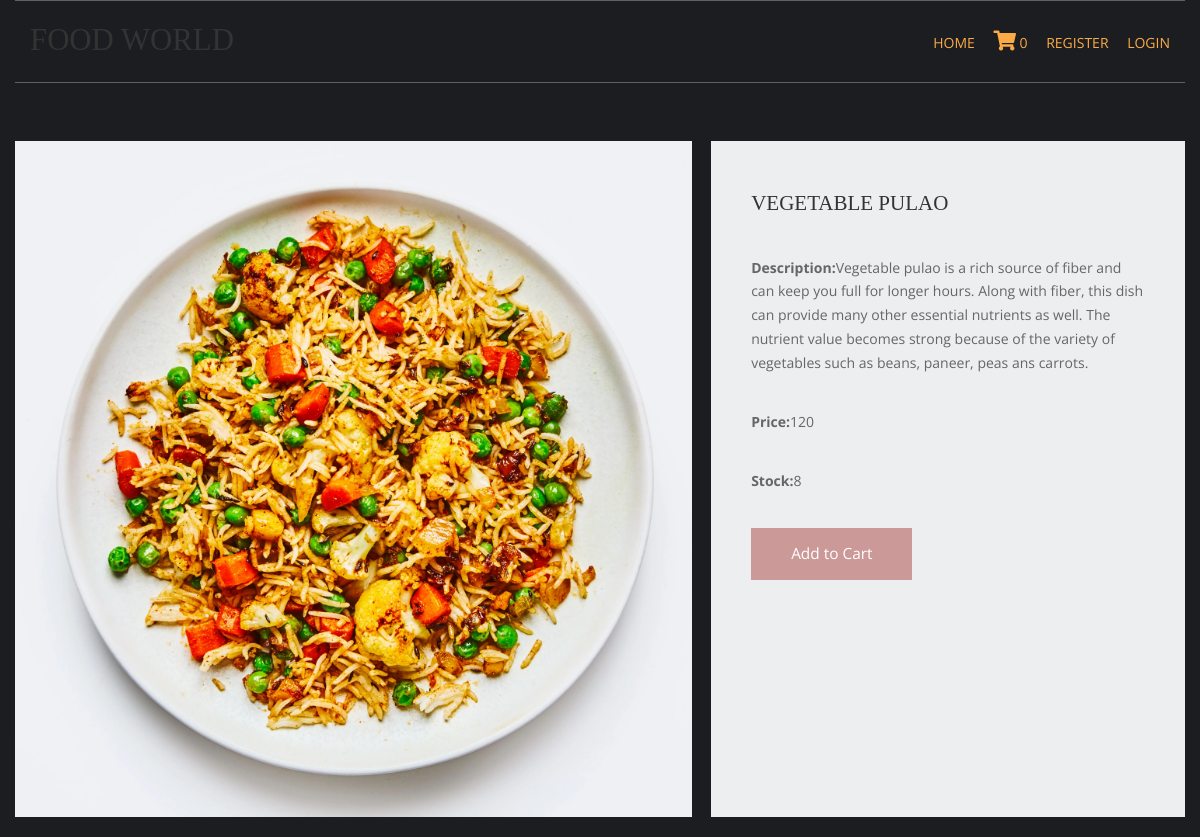
Page /vegetable-recipe/vegetable-pulao on the committed database.
### shop/models.py (models this page shows, shortened)
class products(models.Model):
    name=models.CharField(max_length=150,unique=True)
    slug=models.CharField(max_length=150,unique=True)
    img=models.ImageField(upload_to='product')
    desc=models.TextField()
    stock=models.IntegerField()
    available=models.BooleanField
    price=models.IntegerField()
    category=models.ForeignKey(categ,on_delete=models.CASCADE)

### shop/views.py (the view)
# urls.py: path('<slug:c_slug>/<slug:product_slug>',views.prodDetails,name='details'),
def prodDetails(request,c_slug,product_slug):
    try:
        prodt=products.objects.get(category__slug=c_slug,slug=product_slug)
    except Exception as e:
        raise e
    return render(request,'product.html',{'pr':prodt})

### cart/context_processor.py (called while the page is built)
def count(request):
    item_count=0
    if 'admin' in request.path:
        return {}
    else:
        try:
            ct=cartlist.objects.filter(cart_id=c_id(request))
            cti=items.objects.all().filter(cart=ct[:1])
            for c in cti:
                item_count += c.quan
        except cartlist.DoesNotExist:
            item_count=0
        return dict(itc=item_count)

### cart/views.py (called while the page is built)
def c_id(request):
    ct_id=request.session.session_key
    if not ct_id:
        ct_id=request.session.create()
    return ct_id

### templates/product.html (shortened to what this page needs)
{% extends 'base.html' %}
{% load static %}
{% block content %}
<html lang="en">
<head>
    <link href="{% static 'pr/fontawesome/pr/css/all.min.css' %}" rel="stylesheet" />
    <link href="{% static 'pr/css/templatemo-comparto.css' %}" rel="stylesheet" />
</head>
<body>
    <br><br>
        <section class="tm-mb-1" id="about">
            <div class="tm-row tm-about-row">
                <div class="tm-section-1-l">
                    <img src="{{pr.img.url}}" alt="About image" class="tm-img-responsive">
                </div>
                <article class="tm-section-1-r tm-bg-color-8">
                    <h2 class="tm-mb-2 tm-title-color">{{pr.name}}</h2>
                    <p><a rel="nofollow" href="https://templatemo.com/tm-544-comparto" target="_parent"></a> <p> <b>Description:</b>{{pr.desc}} </p>
                    <p><b>Price:</b>{{pr.price}}<br></p>
                    <p><b>Stock:</b>{{pr.stock}}</p>
                    {% if pr.stock <= 0 %}
                    <h1 style="color:red">Sorry No Stock Left </h1>
                    {% else %}
                    <a href="{% url 'addcart' pr.id %}" class="tm-btn tm-btn-1 tm-link-to-services">Add to Cart</a>
                    {% endif %}
                </article>
            </div>
        </section>
</body>
</html>
{% endblock %}

### static/hm/layout/styles/layout.css (style rules this page uses)
*, *::before, *::after { transition:all .3s ease-in-out; }
body { color:#A5A6AA; background-color:#1C1D21; }
a { color:#FBAB45; }

### static/pr/css/templatemo-comparto.css (style rules this page uses)
*, *::before, *::after { box-sizing: border-box; outline: none; }
ul, h1, h2, h3, h4, p, figure { padding: 0; margin: 0; }
body { font-family: 'Open Sans', Arial, sans-serif; font-size: 18px; overflow-x: hidden; padding-left: 15px; padding-right: 15px; margin: 0; }
h2 { font-size: 1.5rem; }
a { transition: all 0.3s ease; text-decoration: none; }
p { color: #666; line-height: 1.7; margin-bottom: 35px; }
h1, h2, h3, h4, h5, h6 { color: #333; }
.tm-mb-1 { margin-bottom: 20px; }
.tm-mb-2 { margin-bottom: 40px; }
.tm-bg-color-8 { background-color: #EDEEEF; }
.tm-img-responsive { max-width: 100%; height: auto; }
.tm-section-1-l { width: 57.85%; margin-right: 1.65%; }
.tm-section-1-r { padding: 50px 40px; width: 40.5%; }
.tm-row { display: flex; }
.tm-btn { display: inline-block; padding: 15px 40px; font-size: 1.1rem; border: none; background-color: #CC9999; color: white; }
a { color: #666; }

### static/hm/layout/styles/framework.css (style rules this page uses)
html { overflow-y:scroll; overflow-x:hidden; }
html, body { margin:0; padding:0; font-size:14px; line-height:1.6em; }
*, *::before, *::after { box-sizing:border-box; }
a { outline:none; text-decoration:none; }
img { width:auto; max-width:100%; height:auto; margin:0; padding:0; border:none; line-height:normal; vertical-align:middle; }
body, input, textarea, select { font-family:Verdana, Geneva, sans-serif; }
h1, h2, h3, h4, h5, h6, .heading { font-family:Georgia, "Times New Roman", Times, serif; }
::placeholder { opacity:1; }
h1, h2, h3, h4, h5, h6, .heading { margin:0 0 20px 0; font-size:1.4rem; line-height:normal; font-weight:normal; text-transform:uppercase; }
address, article, aside, figcaption, figure, footer, header, main, nav, section { display:block; margin:0; padding:0; }

### rows in the picture
products: img (picture), name "VEGETABLE PULAO", desc "Vegetable pulao is a rich source of fiber and can keep you full for longer hours. Along with fiber, this dish can provide many other essential nutrients as well. The nutrient value becomes strong because of the variety of vegetables such as beans, paneer, peas ans carrots.", price "120", stock "8"

### other values in the picture
{{ itc }} "0"
